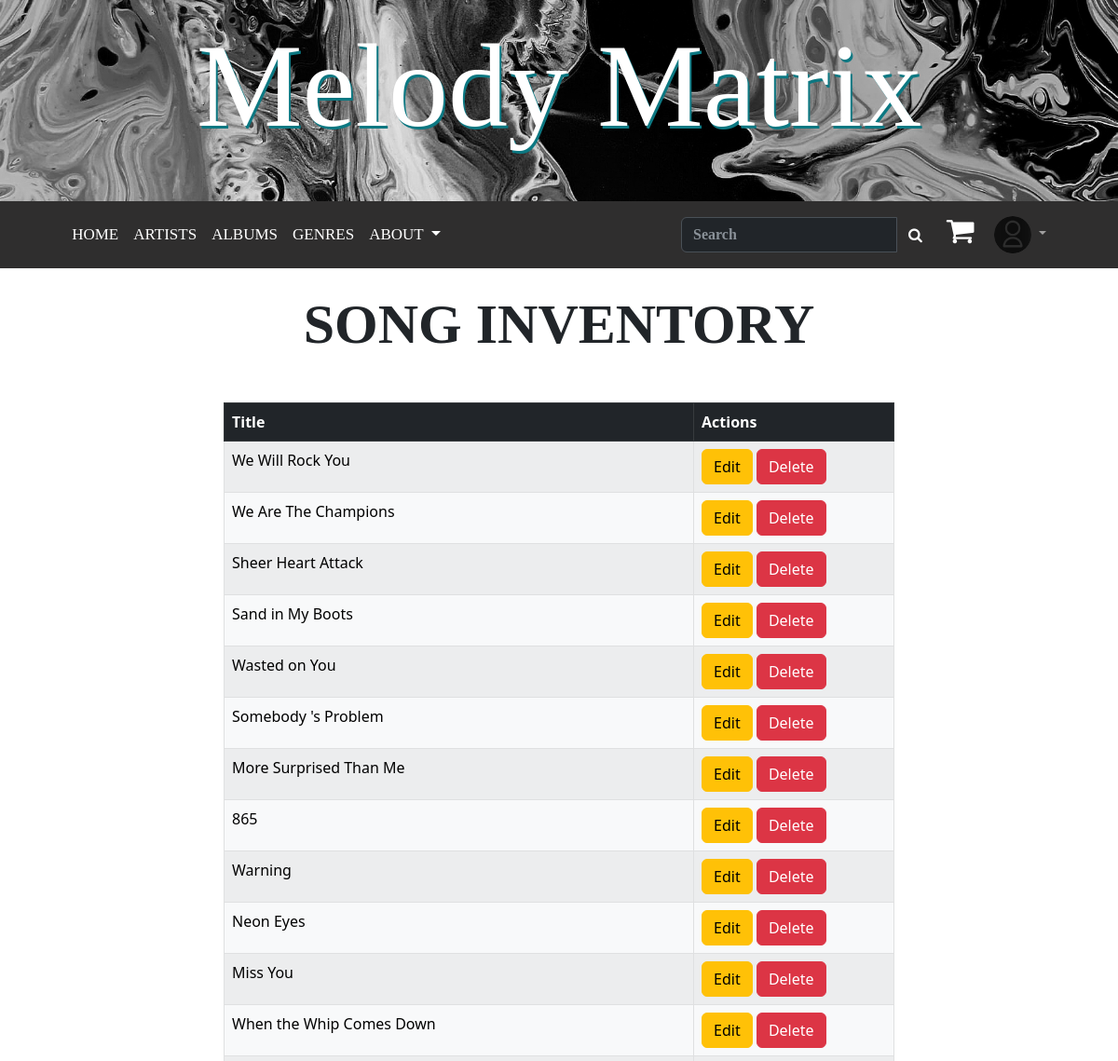
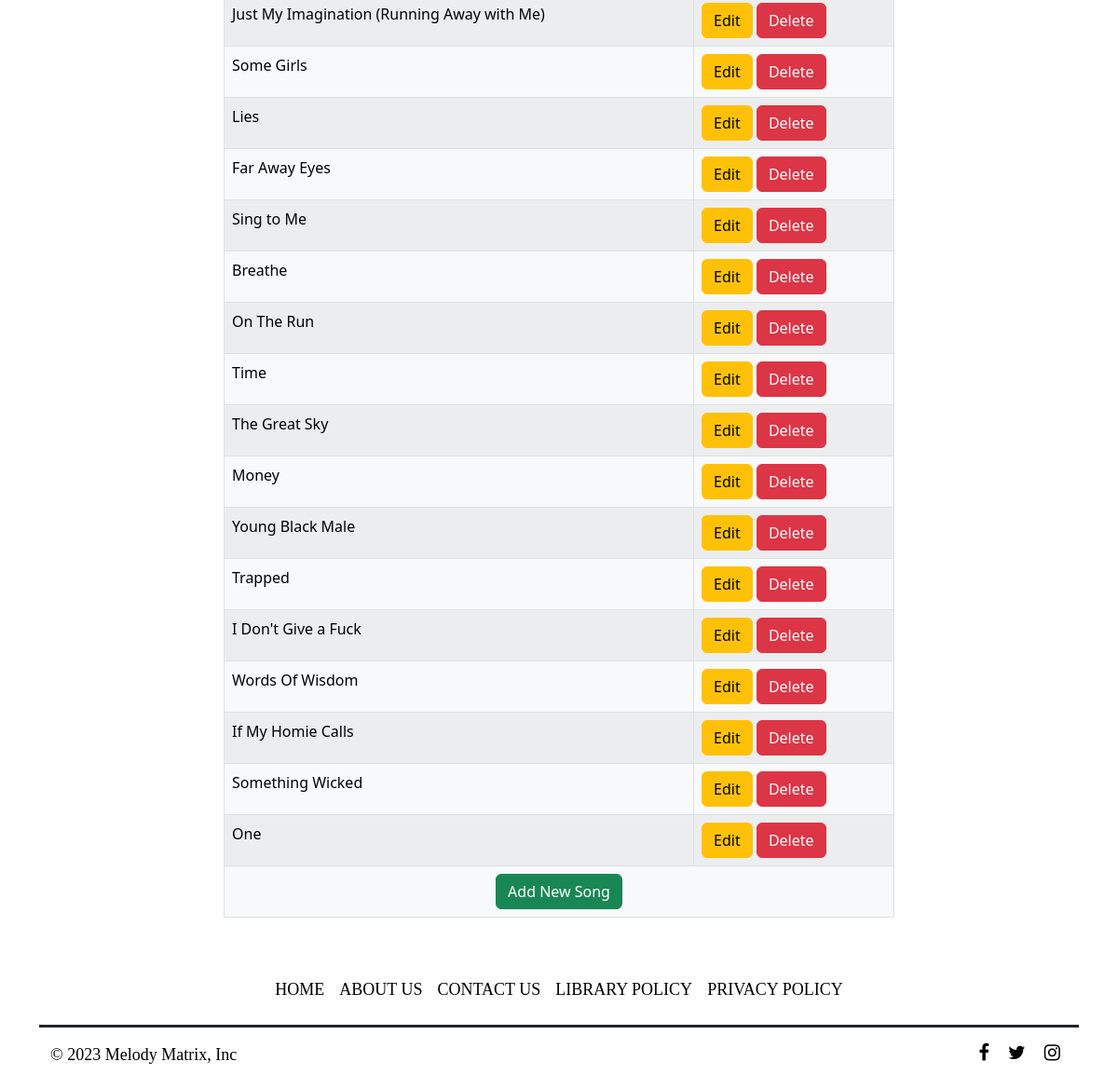
The page /songs/ (signed in) on the database its author committed (2 pictures, top to bottom).
### user_management/profile.py (models this page shows, shortened)
class UserProfile(models.Model):
    user = models.OneToOneField(get_user_model(), on_delete=models.CASCADE, unique=True, related_name='userprofile')
    image = models.ImageField(default='default_image/Defaut.png', upload_to='profile_pics')
    address = models.CharField(max_length=400, null=True)
    city = models.CharField(max_length=200, null=True)
    state = models.CharField(max_length=100, null=True)
    zip_code = models.CharField(max_length=10, null=True)
    library_card_number = models.CharField(max_length=12, null=True, unique=True)

### MelodyMatrix/models.py (models this page shows, shortened)
class Song(models.Model):
    title = models.CharField(max_length=200)
    album = models.ForeignKey(Album, on_delete=models.CASCADE, related_name='songs')

### MelodyMatrix/views.py (the view)
# urls.py: path('songs/', SongListView.as_view(), name='song_inventory'),
class SongListView(ListView):
    model = Song
    template_name = 'MelodyMatrix/song_inventory.html'
    context_object_name = 'song_list'

### MelodyMatrix/templates/MelodyMatrix/song_inventory.html
{% extends "MelodyMatrix/base.html" %}
{% block content %}
    <h1 class="text-center text-uppercase" style="font-family:'Sitka Text'; font-size: 60px; font-weight: bold ">Song Inventory</h1>
    <div class="container mt-5">
        <div class="row justify-content-center">
            <div class="col-md-8">
                <table class="table table-bordered table-light table-striped table-hover" style="max-width: 900px;">
                    <thead>
                        <tr class="table-secondary table-dark">
                            <th>Title</th>
                            <th>Actions</th>
                        </tr>
                    </thead>
                    <tbody>
                        {% for song in song_list %}
                            <tr>
                                <td>{{ song.title }}</td>
                                <td>
                                    <a href="{% url 'song_update' pk=song.pk %}" class="btn btn-warning">Edit</a>
                                    <a href="{% url 'song_delete' pk=song.pk %}" class="btn btn-danger" onclick="return confirm('Are you sure you want to delete?')">Delete</a>
                                </td>
                            </tr>
                        {% endfor %}
                        <tr>
                            <td colspan="2" class="text-center">
                                <a href="{% url 'song_create' %}" class="btn btn-success">Add New Song</a>
                            </td>
                        </tr>
                    </tbody>
                </table>
            </div>
        </div>
    </div>
{% endblock %}

### MelodyMatrix/templates/MelodyMatrix/base.html (shortened to what this page needs)
{% load static %}
<!DOCTYPE html>
<html lang="en">
<head>
    <link rel="stylesheet" href="https://cdnjs.cloudflare.com/ajax/libs/font-awesome/4.7.0/css/font-awesome.min.css"/>
    <link href="https://cdn.jsdelivr.net/npm/bootstrap@5.3.0-alpha1/dist/css/bootstrap.min.css" rel="stylesheet"
>
</head>
<body>
    <h1 class="display-1 text-center text-bg-dark p-3" style="margin-bottom: 0; background-image: url('/media/h1_banner/acrylic.jpg'); background-size: cover; color: white; padding: 20px; text-align: center; font-family: Magneto;">
        <a href="{% url 'index' %}" style=" font-family: Magneto; font-size: 8rem; text-shadow: 2px 3px 0px #0c7882; text-decoration: none; color: inherit;">Melody Matrix</a>
    </h1>
    <nav class="navbar navbar-expand-lg" data-bs-theme="dark" style="background-color: #2F2E2E;margin-bottom: 0;">
        <div class="container-fluid">
            <div class="collapse navbar-collapse justify-content-center"  id="navbarSupportedContent">
                <ul class="navbar-nav mb-2 mb-lg-0">
                    <li class="nav-item"><a class="nav-link " style="font-family:'Sitka Text'; font-size: 17px; color: white;" aria-current="true" href="{% url 'index' %}">HOME</a></li>
                    <li class="nav-item"><a class="nav-link " style="font-family:'Sitka Text'; font-size: 17px; color: white;" href="{% url 'artist_list' %}">ARTISTS</a></li>
                    <li class="nav-item"><a class="nav-link " style="font-family:'Sitka Text'; font-size: 17px; color: white;" href="{% url 'album_list' %}">ALBUMS</a></li>
                    <li class="nav-item"><a class="nav-link " style="font-family:'Sitka Text'; font-size: 17px; color: white;" href="{% url 'all_genres' %}">GENRES</a></li>
                    <li class="nav-item dropdown">
                        <a class="nav-link dropdown-toggle text-white text-lg" style="font-family:'Sitka Text'; font-size: 17px; color: white;" role="button" data-bs-toggle="dropdown" aria-expanded="false"> ABOUT </a>
                    </li>
                </ul>
                <form class="d-flex" action="{% url 'search' %}" method="get">
                    <div class="input-group">
                        <input class="form-control" type="search" placeholder="Search" aria-label="Search" name="query" style="color: black; font-weight: bold; font-family:'Sitka Text';">
                        <div class="input-group-append">
                            <button class="btn btn-outline-white" style="color: white">
                                <i class="fa fa-search"></i>
                            </button>
                        </div>
                    </div>
                </form>
                <ul class="nav navbar-nav ml-auto">
                    {% if user.is_authenticated %}
                        <li class="nav-item">
                            <a class="nav-link" href="{% url 'view_cart' %}" style="color: white; text-decoration: none; display: flex; align-items: center;">
                                <i class="fa fa-shopping-cart" style="font-size: 32px; margin-right: 5px;"></i>
                            </a>
                        </li>
                        <li class="nav-item dropdown ">
                            <a class="nav-link dropdown-toggle" href="#" role="button" data-bs-toggle="dropdown" aria-expanded="true">
                                <img src="{{ user.userprofile.image.url }}" width="40" height="40" class="rounded-circle">
                            </a>
                        </li>
                    {% endif %}
                </ul>
            </div>
        </div>
    </nav>
    <div class="container">
        <br/>
        {% block content %}
        {% endblock %}
    </div>
<div class="container">
    <footer class="py-3 my-4">
        <ul class="nav justify-content-center pb-3 mb-3" style="border-bottom: solid;">
            <li class="nav-item" style="font-family:'Sitka Text'; font-size: 18px;"><a href="{% url 'index' %}" class="nav-link px-2 text-black">HOME</a></li>
            <li class="nav-item" style="font-family:'Sitka Text'; font-size: 18px;"><a href="{% url 'about_us' %}" class="nav-link px-2 text-black"> ABOUT US</a></li>
            <li class="nav-item" style="font-family:'Sitka Text'; font-size: 18px;"><a href="{% url 'contact_us' %}" class="nav-link px-2 text-black"> CONTACT US</a></li>
            <li class="nav-item" style="font-family:'Sitka Text'; font-size: 18px;"><a href="{% url 'library_policies' %}" class="nav-link px-2 text-black"> LIBRARY POLICY</a></li>
            <li class="nav-item" style="font-family:'Sitka Text'; font-size: 18px;"><a href="{% url 'privacy_policy' %}" class="nav-link px-2 text-black"> PRIVACY POLICY</a></li>
        </ul>
        <div class="container">
            <div class="row">
                <div class="col-md-8 col-sm-6 col-xs-12">
                    <p class="text-left text-black" style="font-family:'Sitka Text'; font-size: 18px;">&copy; 2023 Melody Matrix, Inc </p>
                </div>
                <div class="col-md-4 col-sm-6 col-xs-12">
                    <ul class="social icons" style="text-align: right; padding-left:0; margin-bottom:0; list-style:none;">
                        <a class="facebook" href="#"><i class="fa fa-facebook px-2 text-black" style="font-size: 20px;"></i></a>
                        <a class="twitter" href="#"><i class="fa fa-twitter px-2 text-black" style="font-size: 20px;"></i></a>
                        <a class="instagram" href="#"><i class="fa fa-instagram px-2 text-black" style="font-size: 20px;"></i></a>
                    </ul>
                </div>
            </div>
        </div>
    </footer>
</div>
</body>
</html>

### rows shown on the page
Song: title "We Will Rock You"
Song: title "We Are The Champions"
Song: title "Sheer Heart Attack"
Song: title "Sand in My Boots"
Song: title "Wasted on You"
Song: title "Somebody 's Problem"
Song: title "More Surprised Than Me"
Song: title "865"
Song: title "Warning"
Song: title "Neon Eyes"
Song: title "Miss You"
Song: title "When the Whip Comes Down"
Song: title "Just My Imagination (Running Away with Me)"
Song: title "Some Girls"
Song: title "Lies"
Song: title "Far Away Eyes"
Song: title "Sing to Me"
Song: title "Breathe"
Song: title "On The Run"
Song: title "Time"
Song: title "The Great Sky"
Song: title "Money"
Song: title "Young Black Male"
Song: title "Trapped"
Song: title "I Don't Give a Fuck"
Song: title "Words Of Wisdom"
Song: title "If My Homie Calls"
Song: title "Something Wicked"
Song: title "One"
